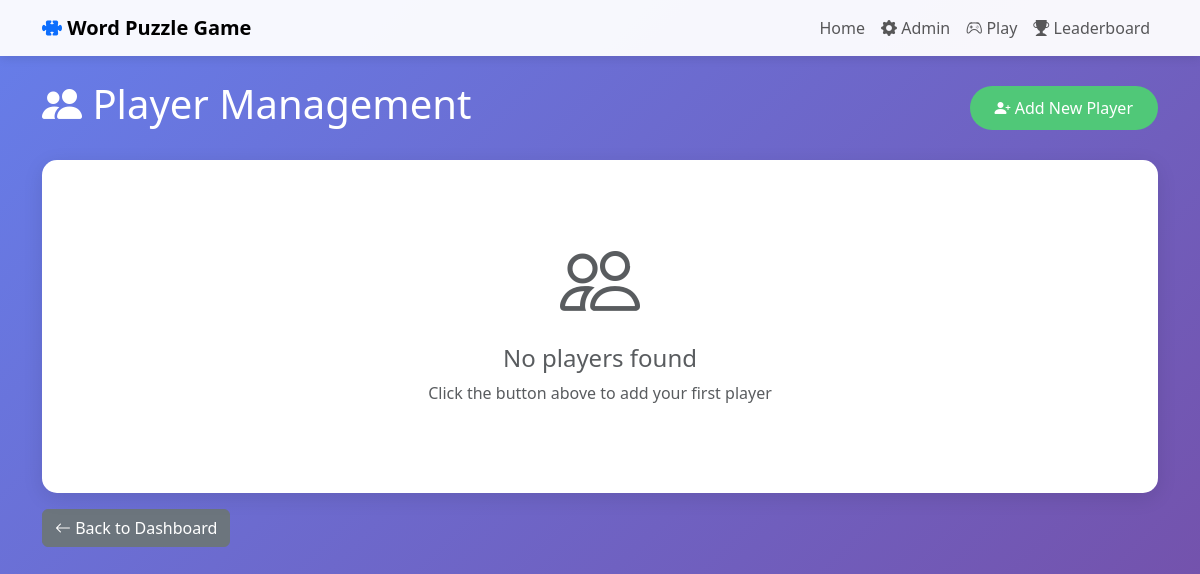
/admin/players, run on an earlier commit of the app's database.
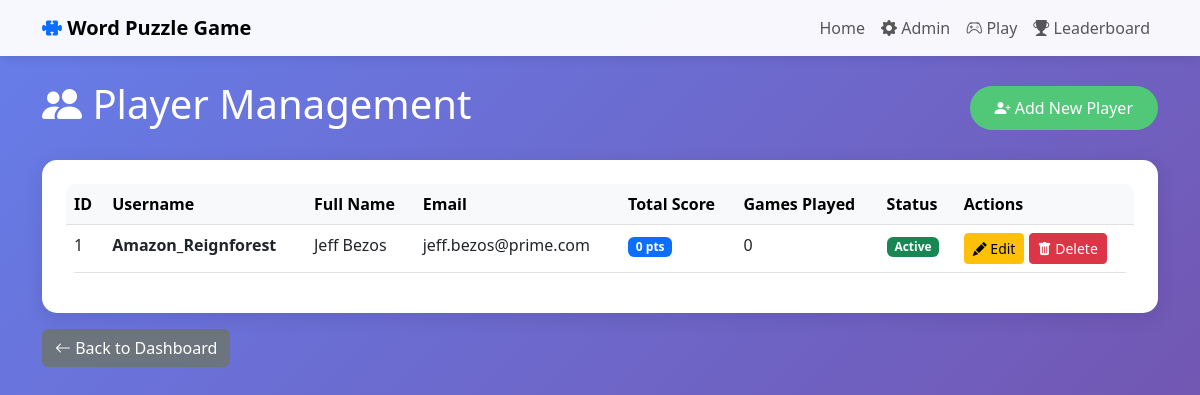
And on a later commit of the database.
### app/models.py (models this page shows, shortened)
class Player(db.Model):
    __tablename__ = 'players'
    id = db.Column(db.Integer, primary_key=True)
    username = db.Column(db.String(50), unique=True, nullable=False)
    email = db.Column(db.String(100), unique=True, nullable=False)
    full_name = db.Column(db.String(100), nullable=False)
    total_score = db.Column(db.Integer, default=0)
    games_played = db.Column(db.Integer, default=0)
    created_at = db.Column(db.DateTime, default=datetime.utcnow)
    updated_at = db.Column(db.DateTime, default=datetime.utcnow, onupdate=datetime.utcnow)
    is_active = db.Column(db.Boolean, default=True)
    game_scores = db.relationship('GameScore', backref='player', lazy=True, cascade='all, delete-orphan')

### app/routes.py (the view)
@admin_bp.route('/players')
def list_players():
    players = Player.query.order_by(desc(Player.created_at)).all()
    return render_template('admin/players.html', players=players)

### app/templates/admin/players.html (shortened to what this page needs)
{% extends "base.html" %}
{% block content %}
<div class="d-flex justify-content-between align-items-center mb-4">
    <h1 class="text-white">
        <i class="bi bi-people-fill"></i> Player Management
    </h1>
    <a href="{{ url_for('admin.add_player') }}" class="btn btn-success">
        <i class="bi bi-person-plus-fill"></i> Add New Player
    </a>
</div>
<div class="card p-4">
    {% if players %}
        <div class="table-responsive">
            <table class="table table-hover">
                <thead class="table-light">
                    <tr>
                        <th>ID</th>
                        <th>Username</th>
                        <th>Full Name</th>
                        <th>Email</th>
                        <th>Total Score</th>
                        <th>Games Played</th>
                        <th>Status</th>
                        <th>Actions</th>
                    </tr>
                </thead>
                <tbody>
                    {% for player in players %}
                    <tr>
                        <td>{{ player.id }}</td>
                        <td><strong>{{ player.username }}</strong></td>
                        <td>{{ player.full_name }}</td>
                        <td>{{ player.email }}</td>
                        <td>
                            <span class="badge bg-primary">{{ player.total_score }} pts</span>
                        </td>
                        <td>{{ player.games_played }}</td>
                        <td>
                            {% if player.is_active %}
                                <span class="badge bg-success">Active</span>
                            {% else %}
                                <span class="badge bg-secondary">Inactive</span>
                            {% endif %}
                        </td>
                        <td>
                            <a href="{{ url_for('admin.edit_player', player_id=player.id) }}"
                               class="btn btn-sm btn-warning">
                                <i class="bi bi-pencil-fill"></i> Edit
                            </a>
                            <form method="POST" action="{{ url_for('admin.delete_player', player_id=player.id) }}"
                                  style="display: inline;"
                                  onsubmit="return confirm('Are you sure you want to delete this player?');">
                                <button type="submit" class="btn btn-sm btn-danger">
                                    <i class="bi bi-trash-fill"></i> Delete
                                </button>
                            </form>
                        </td>
                    </tr>
                    {% endfor %}
                </tbody>
            </table>
        </div>
    {% else %}
        <div class="text-center py-5">
            <i class="bi bi-people display-1 text-muted"></i>
            <h4 class="mt-3 text-muted">No players found</h4>
            <p class="text-muted">Click the button above to add your first player</p>
        </div>
    {% endif %}
</div>
<div class="mt-3">
    <a href="{{ url_for('admin.admin_dashboard') }}" class="btn btn-secondary">
        <i class="bi bi-arrow-left"></i> Back to Dashboard
    </a>
</div>
{% endblock %}

What changed in the data, as far as the page shows it:
added Player: id "1", username "Amazon_Reignforest", full_name "Jeff Bezos", email "jeff.bezos@prime.com", total_score "0", games_played "0", is_active "Active"
Also different on the page:
text no longer shown: "No players found Click the button above to add your first player"
text now shown: "ID Username Full Name Email Total Score Games Played Status Actions"
